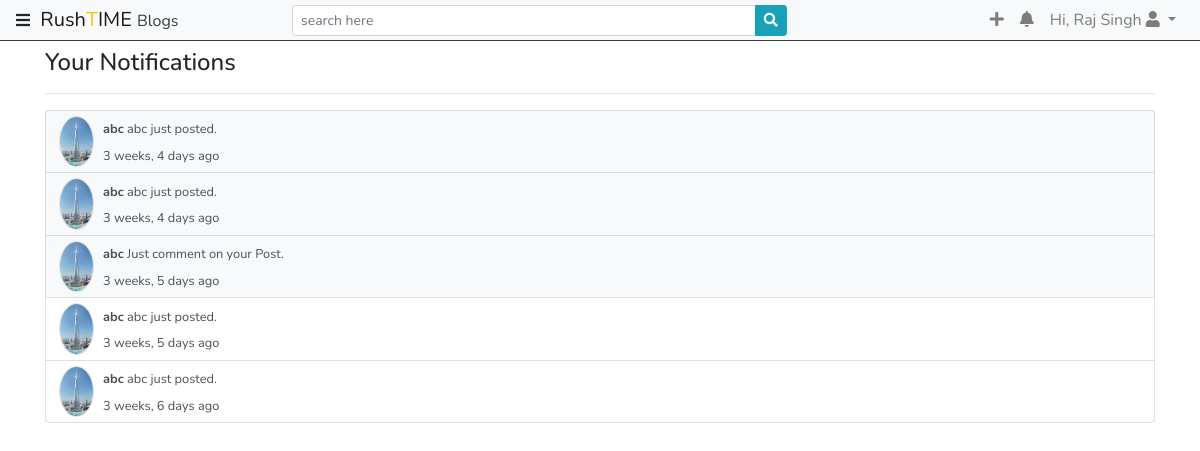
The app's page /notices/ (signed in) with its own data.
### notifiy/models.py (models this page shows, shortened)
class Notice(models.Model):
    user = models.ForeignKey(settings.AUTH_USER_MODEL, on_delete=models.CASCADE, related_name='notice')
    sender = models.ForeignKey(settings.AUTH_USER_MODEL, on_delete=models.DO_NOTHING, related_name='sender')
    text = models.CharField(max_length=512)
    category = models.CharField(max_length=1, choices=type_of_notice)
    date_time = models.DateTimeField(auto_now_add=True)
    c_id = models.PositiveIntegerField()
    viewed = models.BooleanField(default=False)

### registration/models.py (models this page shows, shortened)
class UserExtend(models.Model):
    protection_level = (
        ('1', 'No One allowed'),
        ('2', 'only followers'),
        ('3', 'everyone')
    )
    user = models.OneToOneField(settings.AUTH_USER_MODEL, on_delete=models.CASCADE)
    date_of_birth = models.DateField(null=True)
    gender = models.CharField(max_length=1)
    aboutMe  = models.CharField(max_length=255, blank=True)
    Profile_pic = models.OneToOneField(Images, on_delete=models.CASCADE, null=True, blank=True)
    protected = models.CharField(max_length=1, choices=protection_level, default='1')

class Images(models.Model):
    imgType = (
        ('0', 'Profile Pic'),
        ('1', 'Post Pic'),
        ('2', 'Article Pic'),
        ('3', 'Banner Pic')
    )
    user = models.ForeignKey(settings.AUTH_USER_MODEL, on_delete=models.CASCADE)
    img = models.ImageField()
    img_type = models.CharField(max_length=1, choices=imgType, default='1')

### notifiy/views.py (the view)
# urls.py: path('',NoticeList.as_view(), name='notifications')
class NoticeList(ListView):
    model = Notice
    template_name = 'notifiy/notice.html'
    def get_queryset(self, *args, **kwargs):
        query = Notice.objects.filter(user=self.request.user).order_by('-date_time')
        return query

### templates/notifiy/notice.html (shortened to what this page needs)
{% extends "base.html" %}
{% block content %}
    <div class="container mt-5">
        <h4>Your Notifications</h4>
        <hr>
        <div class="list-group">
            {% include "notifiy/notice_block.html" %}
        </div>
    </div>
{% endblock content %}

### templates/blog/navbar.html (shortened to what this page needs)
{% load static %}
<nav class="navbar navbar-expand-lg navbar-light bg-light py-0 pb-1 pb-lg-0 fixed-top border-bottom border-dark">
    <i class="fas fa-bars" id="left-toggle"></i><a class="navbar-brand" href="{% url 'home' %}">&nbsp; Rush<span class="text-warning">T</span>IME <small class="text-dark">Blogs</small></a>
    <div class="collapse navbar-collapse" id="navbarSupportedContent">
            <div class="input-group w-md-50 mx-auto">
                <input type="search" class="form-control form-control-sm " placeholder="search here" aria-label="search" aria-describedby="search bar">
                <div class="input-group-append">
                    <button class="btn btn-info btn-sm" type="button"><i class="fa fa-search"></i></button>
                </div>
            </div>
            <ul class="navbar-nav ml-auto flex-shrink-1">
                <li class="nav-item">
                    <a class="nav-link text-center" href="{% url 'registration:post:new' %}" ><i class="fa fa-plus" title="New Post"></i></a>
                </li>
                {% if request.user.is_authenticated %}
                <li class="nav-item dropdown">
                    <a class="nav-link no-carret dropdown-toggle text-center notificon" href="#" id="notificon" role="button" data-toggle="dropdown" aria-haspopup="true" aria-expanded="false">
                        <i class="fa fa-bell"></i>
                    </a>
                </li>
                {% endif %}
                <li class="nav-item dropdown">
                    <a class="nav-link dropdown-toggle text-center" href="#" id="navbarDropdown" role="button" data-toggle="dropdown" aria-haspopup="true" aria-expanded="false">
                    {% if request.user.is_authenticated %}
                       Hi, {{request.user.get_full_name}}
                    {% else %}
                        Login/Signup
                    {% endif %}
                    <i class="fa fa-user"></i>
                    </a>
                </li>
            </ul>
     </div>
</nav>

### templates/notifiy/notice_block.html
{% for n in object_list %}
<a href="
{% if n.category == '1' %}
    {% url 'registration:post:detail' pk=n.c_id %}?read={{n.pk}}
{% elif n.category == '2' %}
    #
{% elif n.category == '3' %}
    #
{% endif %}
" class="list-group-item list-group-item-action p-1
{% if not n.viewed %}
bg-light
{% endif %}
{{extra_class}}
">
    <table>
        <tr>
            <td rowspan="2">
            <img src="{{n.sender.userextend.Profile_pic.img.url}}" alt="" class="mx-2 post-user-img rounded-circle border">
            </td>
            <td class="p-0">
            <small><b class="mb-1">{{n.sender}}</b> {{n.text}}</small>
            </td>
        </tr>
        <tr>
            <td class="p-0">
            <small>{{n.date_time|timesince}} ago</small>
            </td>
        </tr>
    </table>
</a>
{% endfor %}

### static/css/master.css (style rules this page uses)
body { font-family: 'Nunito', sans-serif; }
.dropdown-toggle.notificon::after { display: none; }
.post-user-img { width: 35px; }
@media only screen and (min-width:720px) { .w-md-50 { width:50%; } }
#left-toggle { cursor: pointer; }

### records on screen
Notice: sender.userextend.Profile_pic.img (picture), sender "abc", text "abc just posted.", date_time "3 weeks, 4 days"
Notice: sender.userextend.Profile_pic.img (picture), sender "abc", text "abc just posted.", date_time "3 weeks, 4 days"
Notice: sender.userextend.Profile_pic.img (picture), sender "abc", text "Just comment on your Post.", date_time "3 weeks, 5 days"
Notice: sender.userextend.Profile_pic.img (picture), sender "abc", text "abc just posted.", date_time "3 weeks, 5 days"
Notice: sender.userextend.Profile_pic.img (picture), sender "abc", text "abc just posted.", date_time "3 weeks, 6 days"

### other values on screen
{{ request.user.get_full_name }} "Raj Singh"
